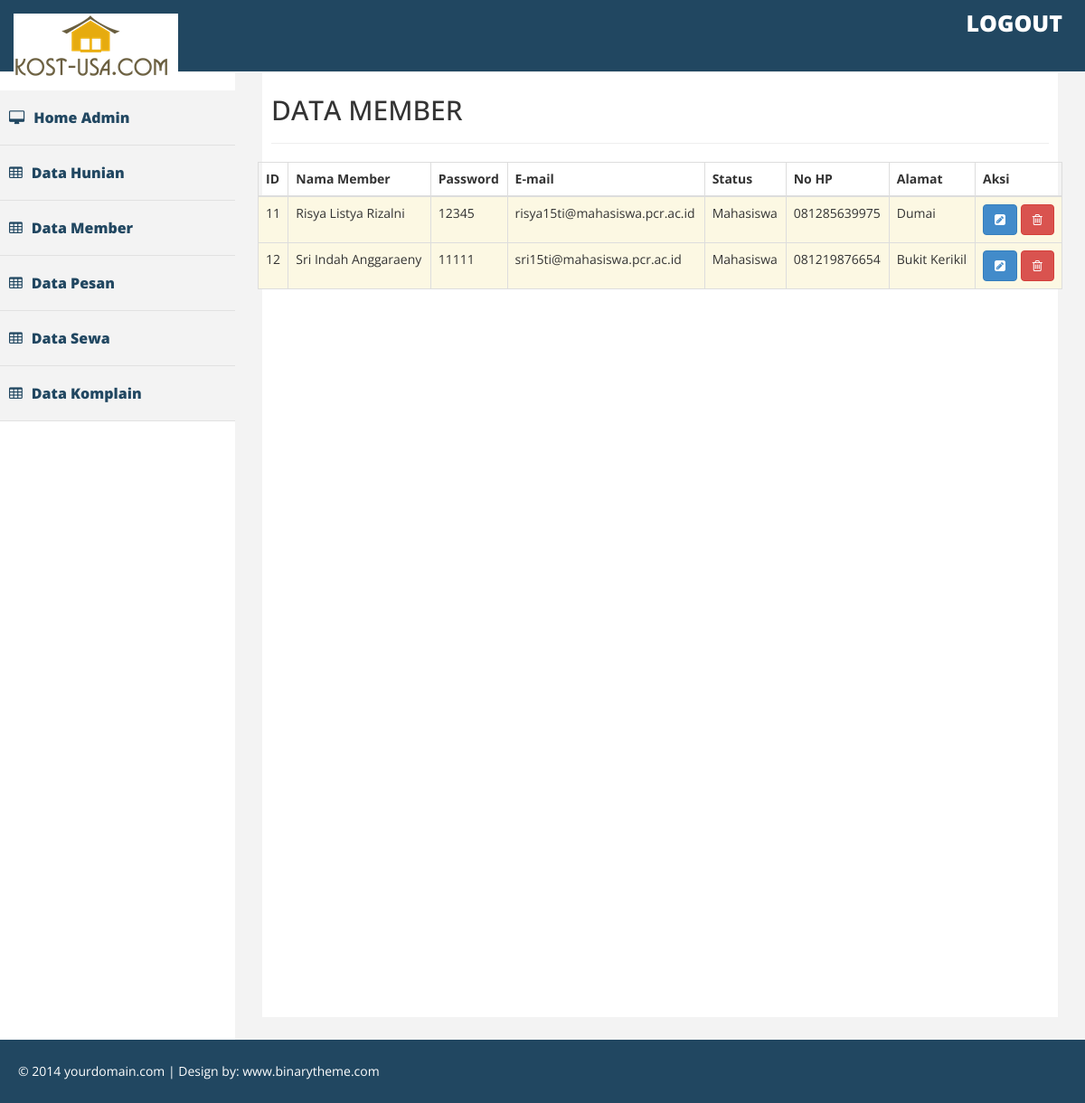
/index.php/member/data_member, run on the app's committed database.
### tables this page shows
CREATE TABLE `member` (
  `id_member` int(15) NOT NULL,
  `nama_member` varchar(200) NOT NULL,
  `pass_member` varchar(200) NOT NULL,
  `email_member` varchar(200) NOT NULL,
  `status` varchar(200) NOT NULL,
  `nohp` varchar(200) NOT NULL,
  `alamat_member` varchar(200) NOT NULL
);

### application/controllers/Member.php (called while the page is built, shortened)
<?php
class Member extends CI_Controller
{
	function __construct(){
		$this->load->model('Member_model');
		$this->load->helper('url');
	}
	function data_member()
	{
		$data['member'] = $this->Member_model->ambil_data();
		$this->load->view('Admin/Member_list',$data);
	}
}
 ?>

### index.php (called while the page is built, shortened)
<?php
require_once BASEPATH.'core/CodeIgniter.php';

### application/models/Member_model.php (called while the page is built, shortened)
<?php
class Member_model extends CI_Model
{
	public $member			= 'member';
	public $id				= 'id_member';
	public $order			= 'ASC';
	function ambil_data()
	{
		$this->db->order_by($this->id,$this->order);
		return $this->db->get($this->member)->result();
	}
}
?>

### application/views/Admin/Member_list.php (the view, shortened to what this page needs)
<div id="page-wrapper" >
    <div id="page-inner">
      <div class="row">
        <div class="col-lg-12">
           <h2>DATA MEMBER </h2>
           <hr>
		</div><?=$this->session->flashdata('member')?>
	</div>
	<div class="row">
		<table id="example" class="table table-striped table-bordered">
			<thead>
				<tr>
					<th>ID</th>
					<th>Nama Member</th>
					<th>Password</th>
					<th>E-mail</th>
					<th>Status</th>
					<th>No HP</th>
					<th>Alamat</th>
					<th style="width: 96px">Aksi</th>
				</tr>
			</thead>
			<tbody>
				<?php foreach ($member as $key => $value) { ?>
				<tr class="warning">
					<td><?php echo $value->id_member; ?></td>
					<td><?php echo $value->nama_member; ?></td>
					<td><?php echo $value->pass_member; ?></td>
					<td><?php echo $value->email_member; ?></td>
					<td><?php echo $value->status; ?></td>
					<td><?php echo $value->nohp; ?></td>
					<td><?php echo $value->alamat_member; ?></td>
					<td>
						<a href="<?php echo site_url('member/update/'.$value->id_member); ?>"
							class="btn btn-primary">
							<i class="fa fa-pencil-square"></i>
						</a>
						<a href="<?php echo site_url('member/delete/'.$value->id_member); ?>"
							class="btn btn-danger">
							<i class="fa fa-trash-o"></i>
						</a>
					</td>
				</tr>
				<?php } ?>
			</tbody>
		</table>
	</div>
</div>
</div>

### assets/admin/css/custom.css (style rules this page uses)
body { font-family: 'Open Sans', sans-serif; line-height:30px; }
#page-wrapper { padding: 15px 15px; min-height: 600px; background:#F3F3F3; }
#page-inner { width:100%; margin:10px 20px 10px 0px; background-color:#fff!important; padding:10px; min-height:1050px; }
@media (min-width:768px) { #page-wrapper { margin: 0 0 0 260px; padding: 15px 30px; min-height: 1050px; } }

### data on the page
member: id_member "11", nama_member "Risya Listya Rizalni", pass_member "12345", email_member "risya15ti@mahasiswa.pcr.ac.id", status "Mahasiswa", nohp "081285639975", alamat_member "Dumai"
member: id_member "12", nama_member "Sri Indah Anggaraeny", pass_member "11111", email_member "sri15ti@mahasiswa.pcr.ac.id", status "Mahasiswa", nohp "081219876654", alamat_member "Bukit Kerikil"
